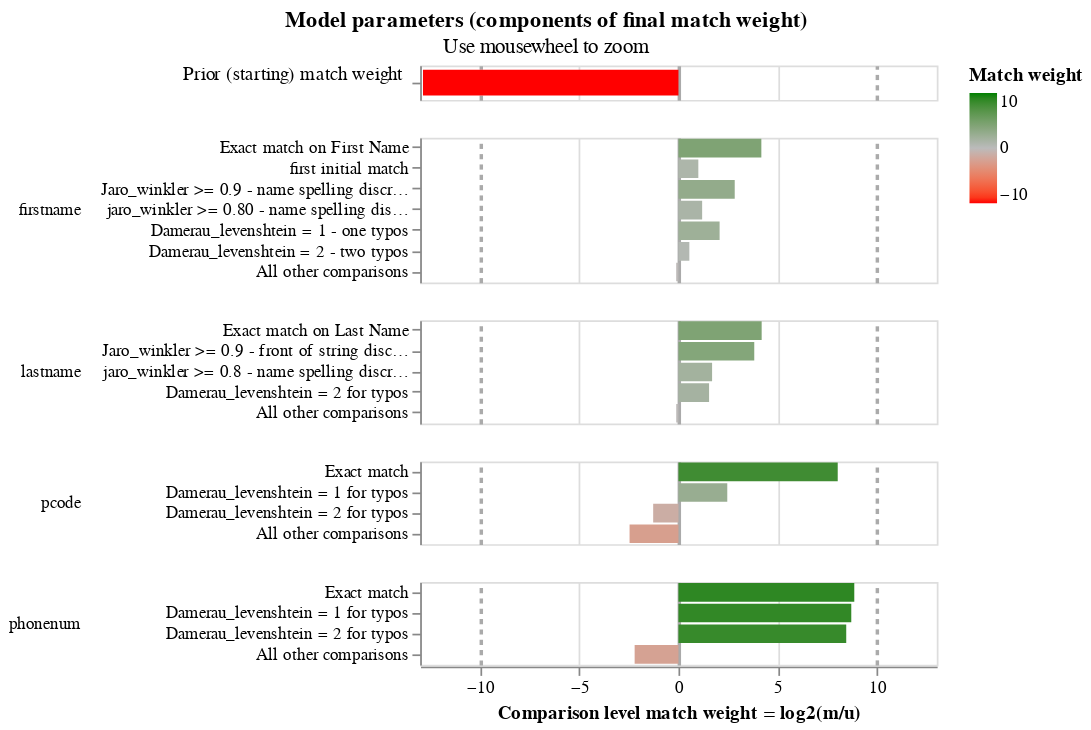

The notebook cell saved with this chart:
### Markdown cell above
Very bad all others for firstname and lastname!

### Code cell
linker.match_weights_chart()

### Figure 1 — Vega-Lite specification as saved in the notebook (floating-point values rounded to 4 significant figures)
{"$schema": "https://vega.github.io/schema/vega-lite/v5.9.3.json", "config": {"header": {"title": null}, "mark": {"tooltip": null}, "title": {"anchor": "middle"}, "view": {"continuousHeight": 300, "continuousWidth": 300, "discreteHeight": 60, "discreteWidth": 400}}, "data": {"name": "data-57833f2d157f72949d3b2d6bfb406e2a"}, "datasets": {"data-57833f2d157f72949d3b2d6bfb406e2a": [{"bayes_factor": 0.0001346, "bayes_factor_description": "The probability that two random records drawn at random match is 0.000 or one in  7,428.1 records.This is equivalent to a starting match weight of -12.859.", "comparison_name": "probability_two_random_records_match", "comparison_sort_order": -1, "comparison_vector_value": 0, "has_tf_adjustments": false, "is_null_level": false, "label_for_charts": "", "log2_bayes_factor": -12.86, "m_probability": null, "m_probability_description": null, "max_comparison_vector_value": 0, "probability_two_random_records_match": 0.0001346, "sql_condition": null, "tf_adjustment_column": null, "tf_adjustment_weight": null, "u_probability": null, "u_probability_description": null}, {"bayes_factor": 18.02, "bayes_factor_description": "If comparison level is `exact match on first name` then comparison is 18.02 times more likely to be a match", "comparison_name": "firstname", "comparison_sort_order": 0, "comparison_vector_value": 6, "has_tf_adjustments": false, "is_null_level": false, "label_for_charts": "Exact match on First Name", "log2_bayes_factor": 4.171, "m_probability": 0.05193, "m_probability_description": "Amongst matching record comparisons, 5.19% of records are in the exact match on first name comparison level", "max_comparison_vector_value": 6, "probability_two_random_records_match": 0.0001346, "sql_condition": "firstname_l = firstname_r", "tf_adjustment_column": null, "tf_adjustment_weight": 1, "u_probability": 0.002883, "u_probability_description": "Amongst non-matching record comparisons, 0.29% of records are in the exact match on first name comparison level"}, {"bayes_factor": 1.999, "bayes_factor_description": "If comparison level is `first initial match` then comparison is 2.00 times more likely to be a match", "comparison_name": "firstname", "comparison_sort_order": 0, "comparison_vector_value": 5, "has_tf_adjustments": false, "is_null_level": false, "label_for_charts": "first initial match", "log2_bayes_factor": 0.9995, "m_probability": 0.01295, "m_probability_description": "Amongst matching record comparisons, 1.30% of records are in the first initial match comparison level", "max_comparison_vector_value": 6, "probability_two_random_records_match": 0.0001346, "sql_condition": "(length(firstname_l) = 1 OR length(firstname_r) = 1 ) AND (substr(firstname_l, 1, 1) = substr(firstname_r, 1, 1))", "tf_adjustment_column": null, "tf_adjustment_weight": 1, "u_probability": 0.006477, "u_probability_description": "Amongst non-matching record comparisons, 0.65% of records are in the first initial match comparison level"}, {"bayes_factor": 7.116, "bayes_factor_description": "If comparison level is `jaro_winkler >= 0.9 - name spelling discrepancies` then comparison is 7.12 times more likely to be a match", "comparison_name": "firstname", "comparison_sort_order": 0, "comparison_vector_value": 4, "has_tf_adjustments": false, "is_null_level": false, "label_for_charts": "Jaro_winkler >= 0.9 - name spelling discrepancies", "log2_bayes_factor": 2.831, "m_probability": 0.01113, "m_probability_description": "Amongst matching record comparisons, 1.11% of records are in the jaro_winkler >= 0.9 - name spelling discrepancies comparison level", "max_comparison_vector_value": 6, "probability_two_random_records_match": 0.0001346, "sql_condition": "jaro_winkler_similarity(firstname_l, firstname_r) >= 0.9", "tf_adjustment_column": null, "tf_adjustment_weight": 1, "u_probability": 0.001564, "u_probability_description": "Amongst non-matching record comparisons, 0.16% of records are in the jaro_winkler >= 0.9 - name spelling discrepancies comparison level"}, {"bayes_factor": 2.284, "bayes_factor_description": "If comparison level is `jaro_winkler >= 0.80 - name spelling discrepancies` then comparison is 2.28 times more likely to be a match", "comparison_name": "firstname", "comparison_sort_order": 0, "comparison_vector_value": 3, "has_tf_adjustments": false, "is_null_level": false, "label_for_charts": "jaro_winkler >= 0.80 - name spelling discrepancies", "log2_bayes_factor": 1.192, "m_probability": 0.01136, "m_probability_description": "Amongst matching record comparisons, 1.14% of records are in the jaro_winkler >= 0.80 - name spelling discrepancies comparison level", "max_comparison_vector_value": 6, "probability_two_random_records_match": 0.0001346, "sql_condition": "jaro_winkler_similarity(firstname_l, firstname_r) >= 0.80", "tf_adjustment_column": null, "tf_adjustment_weight": 1, "u_probability": 0.004975, "u_probability_description": "Amongst non-matching record comparisons, 0.50% of records are in the jaro_winkler >= 0.80 - name spelling discrepancies comparison level"}, {"bayes_factor": 4.2, "bayes_factor_description": "If comparison level is `damerau_levenshtein = 1 - one typos` then comparison is 4.20 times more likely to be a match", "comparison_name": "firstname", "comparison_sort_order": 0, "comparison_vector_value": 2, "has_tf_adjustments": false, "is_null_level": false, "label_for_charts": "Damerau_levenshtein = 1 - one typos", "log2_bayes_factor": 2.071, "m_probability": 0.0003597, "m_probability_description": "Amongst matching record comparisons, 0.04% of records are in the damerau_levenshtein = 1 - one typos comparison level", "max_comparison_vector_value": 6, "probability_two_random_records_match": 0.0001346, "sql_condition": "damerau_levenshtein(firstname_l, firstname_r) <= 1", "tf_adjustment_column": null, "tf_adjustment_weight": 1, "u_probability": 8.563e-05, "u_probability_description": "Amongst non-matching record comparisons, 0.01% of records are in the damerau_levenshtein = 1 - one typos comparison level"}, {"bayes_factor": 1.462, "bayes_factor_description": "If comparison level is `damerau_levenshtein = 2 - two typos` then comparison is 1.46 times more likely to be a match", "comparison_name": "firstname", "comparison_sort_order": 0, "comparison_vector_value": 1, "has_tf_adjustments": false, "is_null_level": false, "label_for_charts": "Damerau_levenshtein = 2 - two typos", "log2_bayes_factor": 0.5477, "m_probability": 0.00725, "m_probability_description": "Amongst matching record comparisons, 0.73% of records are in the damerau_levenshtein = 2 - two typos comparison level", "max_comparison_vector_value": 6, "probability_two_random_records_match": 0.0001346, "sql_condition": "damerau_levenshtein(firstname_l, firstname_r) = 2", "tf_adjustment_column": null, "tf_adjustment_weight": 1, "u_probability": 0.00496, "u_probability_description": "Amongst non-matching record comparisons, 0.50% of records are in the damerau_levenshtein = 2 - two typos comparison level"}, {"bayes_factor": 0.9244, "bayes_factor_description": "If comparison level is `all other comparisons` then comparison is  1.08 times less likely to be a match", "comparison_name": "firstname", "comparison_sort_order": 0, "comparison_vector_value": 0, "has_tf_adjustments": false, "is_null_level": false, "label_for_charts": "All other comparisons", "log2_bayes_factor": -0.1135, "m_probability": 0.905, "m_probability_description": "Amongst matching record comparisons, 90.50% of records are in the all other comparisons comparison level", "max_comparison_vector_value": 6, "probability_two_random_records_match": 0.0001346, "sql_condition": "ELSE", "tf_adjustment_column": null, "tf_adjustment_weight": 1, "u_probability": 0.9791, "u_probability_description": "Amongst non-matching record comparisons, 97.91% of records are in the all other comparisons comparison level"}, {"bayes_factor": 18.22, "bayes_factor_description": "If comparison level is `exact match on last name` then comparison is 18.22 times more likely to be a match", "comparison_name": "lastname", "comparison_sort_order": 1, "comparison_vector_value": 4, "has_tf_adjustments": false, "is_null_level": false, "label_for_charts": "Exact match on Last Name", "log2_bayes_factor": 4.187, "m_probability": 0.05648, "m_probability_description": "Amongst matching record comparisons, 5.65% of records are in the exact match on last name comparison level", "max_comparison_vector_value": 4, "probability_two_random_records_match": 0.0001346, "sql_condition": "lastname_l = lastname_r", "tf_adjustment_column": null, "tf_adjustment_weight": 1, "u_probability": 0.0031, "u_probability_description": "Amongst non-matching record comparisons, 0.31% of records are in the exact match on last name comparison level"}, {"bayes_factor": 14.07, "bayes_factor_description": "If comparison level is `jaro_winkler >= 0.9 - front of string discrepdendies` then comparison is 14.07 times more likely to be a match", "comparison_name": "lastname", "comparison_sort_order": 1, "comparison_vector_value": 3, "has_tf_adjustments": false, "is_null_level": false, "label_for_charts": "Jaro_winkler >= 0.9 - front of string discrepdendies", "log2_bayes_factor": 3.815, "m_probability": 0.01479, "m_probability_description": "Amongst matching record comparisons, 1.48% of records are in the jaro_winkler >= 0.9 - front of string discrepdendies comparison level", "max_comparison_vector_value": 4, "probability_two_random_records_match": 0.0001346, "sql_condition": "jaro_winkler_similarity(lastname_l, lastname_r) >= 0.9", "tf_adjustment_column": null, "tf_adjustment_weight": 1, "u_probability": 0.001051, "u_probability_description": "Amongst non-matching record comparisons, 0.11% of records are in the jaro_winkler >= 0.9 - front of string discrepdendies comparison level"}, {"bayes_factor": 3.232, "bayes_factor_description": "If comparison level is `jaro_winkler >= 0.8 - name spelling discrepancies throughout str` then comparison is 3.23 times more likely to be a match", "comparison_name": "lastname", "comparison_sort_order": 1, "comparison_vector_value": 2, "has_tf_adjustments": false, "is_null_level": false, "label_for_charts": "jaro_winkler >= 0.8 - name spelling discrepancies throughout str", "log2_bayes_factor": 1.692, "m_probability": 0.008346, "m_probability_description": "Amongst matching record comparisons, 0.83% of records are in the jaro_winkler >= 0.8 - name spelling discrepancies throughout str comparison level", "max_comparison_vector_value": 4, "probability_two_random_records_match": 0.0001346, "sql_condition": "jaro_winkler_similarity(lastname_l, lastname_r) >= 0.8", "tf_adjustment_column": null, "tf_adjustment_weight": 1, "u_probability": 0.002583, "u_probability_description": "Amongst non-matching record comparisons, 0.26% of records are in the jaro_winkler >= 0.8 - name spelling discrepancies throughout str comparison level"}, {"bayes_factor": 2.91, "bayes_factor_description": "If comparison level is `damerau_levenshtein = 2 for typos` then comparison is 2.91 times more likely to be a match", "comparison_name": "lastname", "comparison_sort_order": 1, "comparison_vector_value": 1, "has_tf_adjustments": false, "is_null_level": false, "label_for_charts": "Damerau_levenshtein = 2 for typos", "log2_bayes_factor": 1.541, "m_probability": 0.00309, "m_probability_description": "Amongst matching record comparisons, 0.31% of records are in the damerau_levenshtein = 2 for typos comparison level", "max_comparison_vector_value": 4, "probability_two_random_records_match": 0.0001346, "sql_condition": "damerau_levenshtein(lastname_l, lastname_r) = 2", "tf_adjustment_column": null, "tf_adjustment_weight": 1, "u_probability": 0.001062, "u_probability_description": "Amongst non-matching record comparisons, 0.11% of records are in the damerau_levenshtein = 2 for typos comparison level"}, {"bayes_factor": 0.9251, "bayes_factor_description": "If comparison level is `all other comparisons` then comparison is  1.08 times less likely to be a match", "comparison_name": "lastname", "comparison_sort_order": 1, "comparison_vector_value": 0, "has_tf_adjustments": false, "is_null_level": false, "label_for_charts": "All other comparisons", "log2_bayes_factor": -0.1123, "m_probability": 0.9179, "m_probability_description": "Amongst matching record comparisons, 91.79% of records are in the all other comparisons comparison level", "max_comparison_vector_value": 4, "probability_two_random_records_match": 0.0001346, "sql_condition": "ELSE", "tf_adjustment_column": null, "tf_adjustment_weight": 1, "u_probability": 0.9922, "u_probability_description": "Amongst non-matching record comparisons, 99.22% of records are in the all other comparisons comparison level"}, {"bayes_factor": 258.7, "bayes_factor_description": "If comparison level is `exact match` then comparison is 258.73 times more likely to be a match", "comparison_name": "pcode", "comparison_sort_order": 2, "comparison_vector_value": 3, "has_tf_adjustments": false, "is_null_level": false, "label_for_charts": "Exact match", "log2_bayes_factor": 8.015, "m_probability": 0.7212, "m_probability_description": "Amongst matching record comparisons, 72.12% of records are in the exact match comparison level", "max_comparison_vector_value": 3, "probability_two_random_records_match": 0.0001346, "sql_condition": "pcode_l=pcode_r", "tf_adjustment_column": null, "tf_adjustment_weight": 1, "u_probability": 0.002787, "u_probability_description": "Amongst non-matching record comparisons, 0.28% of records are in the exact match comparison level"}, {"bayes_factor": 5.488, "bayes_factor_description": "If comparison level is `damerau_levenshtein = 1 for typos` then comparison is 5.49 times more likely to be a match", "comparison_name": "pcode", "comparison_sort_order": 2, "comparison_vector_value": 2, "has_tf_adjustments": false, "is_null_level": false, "label_for_charts": "Damerau_levenshtein = 1 for typos", "log2_bayes_factor": 2.456, "m_probability": 0.08028, "m_probability_description": "Amongst matching record comparisons, 8.03% of records are in the damerau_levenshtein = 1 for typos comparison level", "max_comparison_vector_value": 3, "probability_two_random_records_match": 0.0001346, "sql_condition": "damerau_levenshtein(pcode_l, pcode_r) = 1", "tf_adjustment_column": null, "tf_adjustment_weight": 1, "u_probability": 0.01463, "u_probability_description": "Amongst non-matching record comparisons, 1.46% of records are in the damerau_levenshtein = 1 for typos comparison level"}, {"bayes_factor": 0.4139, "bayes_factor_description": "If comparison level is `damerau_levenshtein = 2 for typos` then comparison is  2.42 times less likely to be a match", "comparison_name": "pcode", "comparison_sort_order": 2, "comparison_vector_value": 1, "has_tf_adjustments": false, "is_null_level": false, "label_for_charts": "Damerau_levenshtein = 2 for typos", "log2_bayes_factor": -1.273, "m_probability": 0.03318, "m_probability_description": "Amongst matching record comparisons, 3.32% of records are in the damerau_levenshtein = 2 for typos comparison level", "max_comparison_vector_value": 3, "probability_two_random_records_match": 0.0001346, "sql_condition": "damerau_levenshtein(pcode_l, pcode_r) = 2", "tf_adjustment_column": null, "tf_adjustment_weight": 1, "u_probability": 0.08017, "u_probability_description": "Amongst non-matching record comparisons, 8.02% of records are in the damerau_levenshtein = 2 for typos comparison level"}, {"bayes_factor": 0.1816, "bayes_factor_description": "If comparison level is `all other comparisons` then comparison is  5.51 times less likely to be a match", "comparison_name": "pcode", "comparison_sort_order": 2, "comparison_vector_value": 0, "has_tf_adjustments": false, "is_null_level": false, "label_for_charts": "All other comparisons", "log2_bayes_factor": -2.461, "m_probability": 0.1639, "m_probability_description": "Amongst matching record comparisons, 16.39% of records are in the all other comparisons comparison level", "max_comparison_vector_value": 3, "probability_two_random_records_match": 0.0001346, "sql_condition": "ELSE", "tf_adjustment_column": null, "tf_adjustment_weight": 1, "u_probability": 0.9024, "u_probability_description": "Amongst non-matching record comparisons, 90.24% of records are in the all other comparisons comparison level"}, {"bayes_factor": 461.0, "bayes_factor_description": "If comparison level is `exact match` then comparison is 460.97 times more likely to be a match", "comparison_name": "phonenum", "comparison_sort_order": 3, "comparison_vector_value": 3, "has_tf_adjustments": false, "is_null_level": false, "label_for_charts": "Exact match", "log2_bayes_factor": 8.849, "m_probability": 0.6925, "m_probability_description": "Amongst matching record comparisons, 69.25% of records are in the exact match comparison level", "max_comparison_vector_value": 3, "probability_two_random_records_match": 0.0001346, "sql_condition": "phonenum_l=phonenum_r", "tf_adjustment_column": null, "tf_adjustment_weight": 1, "u_probability": 0.001502, "u_probability_description": "Amongst non-matching record comparisons, 0.15% of records are in the exact match comparison level"}, {"bayes_factor": 415.1, "bayes_factor_description": "If comparison level is `damerau_levenshtein = 1 for typos` then comparison is 415.06 times more likely to be a match", "comparison_name": "phonenum", "comparison_sort_order": 3, "comparison_vector_value": 2, "has_tf_adjustments": false, "is_null_level": false, "label_for_charts": "Damerau_levenshtein = 1 for typos", "log2_bayes_factor": 8.697, "m_probability": 0.07512, "m_probability_description": "Amongst matching record comparisons, 7.51% of records are in the damerau_levenshtein = 1 for typos comparison level", "max_comparison_vector_value": 3, "probability_two_random_records_match": 0.0001346, "sql_condition": "damerau_levenshtein(phonenum_l, phonenum_r) = 1", "tf_adjustment_column": null, "tf_adjustment_weight": 1, "u_probability": 0.000181, "u_probability_description": "Amongst non-matching record comparisons, 0.02% of records are in the damerau_levenshtein = 1 for typos comparison level"}, {"bayes_factor": 348.1, "bayes_factor_description": "If comparison level is `damerau_levenshtein = 2 for typos` then comparison is 348.11 times more likely to be a match", "comparison_name": "phonenum", "comparison_sort_order": 3, "comparison_vector_value": 1, "has_tf_adjustments": false, "is_null_level": false, "label_for_charts": "Damerau_levenshtein = 2 for typos", "log2_bayes_factor": 8.443, "m_probability": 0.016, "m_probability_description": "Amongst matching record comparisons, 1.60% of records are in the damerau_levenshtein = 2 for typos comparison level", "max_comparison_vector_value": 3, "probability_two_random_records_match": 0.0001346, "sql_condition": "damerau_levenshtein(phonenum_l, phonenum_r) = 2", "tf_adjustment_column": null, "tf_adjustment_weight": 1, "u_probability": 4.598e-05, "u_probability_description": "Amongst non-matching record comparisons, 0.00% of records are in the damerau_levenshtein = 2 for typos comparison level"}, {"bayes_factor": 0.2168, "bayes_factor_description": "If comparison level is `all other comparisons` then comparison is  4.61 times less likely to be a match", "comparison_name": "phonenum", "comparison_sort_order": 3, "comparison_vector_value": 0, "has_tf_adjustments": false, "is_null_level": false, "label_for_charts": "All other comparisons", "log2_bayes_factor": -2.206, "m_probability": 0.2164, "m_probability_description": "Amongst matching record comparisons, 21.64% of records are in the all other comparisons comparison level", "max_comparison_vector_value": 3, "probability_two_random_records_match": 0.0001346, "sql_condition": "ELSE", "tf_adjustment_column": null, "tf_adjustment_weight": 1, "u_probability": 0.9983, "u_probability_description": "Amongst non-matching record comparisons, 99.83% of records are in the all other comparisons comparison level"}]}, "params": [{"bind": "scales", "name": "mouse_zoom", "select": {"encodings": ["x"], "type": "interval"}, "views": []}], "resolve": {"axis": {"y": "independent"}, "scale": {"y": "independent"}}, "title": {"subtitle": "Use mousewheel to zoom", "text": "Model parameters (components of final match weight)"}, "vconcat": [{"encoding": {"color": {"field": "log2_bayes_factor", "scale": {"domain": [-10, 0, 10], "interpolate": "lab", "range": ["red", "#bbbbbb", "green"]}, "title": "Match weight", "type": "quantitative"}, "tooltip": [{"field": "comparison_name", "title": "Comparison name", "type": "nominal"}, {"field": "probability_two_random_records_match", "format": ".4f", "title": "Probability two random records match", "type": "nominal"}, {"field": "log2_bayes_factor", "format": ",.4f", "title": "Equivalent match weight", "type": "quantitative"}, {"field": "bayes_factor_description", "title": "Match weight description", "type": "nominal"}], "x": {"axis": {"domain": false, "gridColor": {"condition": {"test": "abs(datum.value / 10)  <= 1 & datum.value % 10 === 0", "value": "#aaa"}, "value": "#ddd"}, "gridDash": {"condition": {"test": "abs(datum.value / 10) == 1", "value": [3]}, "value": null}, "gridWidth": {"condition": {"test": "abs(datum.value / 10)  <= 1 & datum.value % 10 === 0", "value": 2}, "value": 1}, "labels": false, "ticks": false, "title": ""}, "field": "log2_bayes_factor", "scale": {"domain": [-13, 13]}, "type": "quantitative"}, "y": {"axis": {"title": "Prior (starting) match weight", "titleAlign": "right", "titleAngle": 0, "titleFontWeight": "normal"}, "field": "label_for_charts", "sort": {"field": "comparison_vector_value", "order": "descending"}, "type": "nominal"}}, "height": 20, "mark": {"clip": true, "height": 15, "type": "bar"}, "transform": [{"filter": "(datum.comparison_name == 'probability_two_random_records_match')"}]}, {"encoding": {"color": {"field": "log2_bayes_factor", "scale": {"domain": [-10, 0, 10], "interpolate": "lab", "range": ["red", "#bbbbbb", "green"]}, "title": "Match weight", "type": "quantitative"}, "row": {"field": "comparison_name", "header": {"labelAlign": "left", "labelAnchor": "middle", "labelAngle": 0}, "sort": {"field": "comparison_sort_order"}, "type": "nominal"}, "tooltip": [{"field": "comparison_name", "title": "Comparison name", "type": "nominal"}, {"field": "label_for_charts", "title": "Label", "type": "ordinal"}, {"field": "sql_condition", "title": "SQL condition", "type": "nominal"}, {"field": "m_probability", "format": ".4f", "title": "M probability", "type": "quantitative"}, {"field": "u_probability", "format": ".4f", "title": "U probability", "type": "quantitative"}, {"field": "bayes_factor", "format": ",.4f", "title": "Bayes factor = m/u", "type": "quantitative"}, {"field": "log2_bayes_factor", "format": ",.4f", "title": "Match weight = log2(m/u)", "type": "quantitative"}, {"field": "bayes_factor_description", "title": "Match weight description", "type": "nominal"}], "x": {"axis": {"gridColor": {"condition": {"test": "abs(datum.value / 10)  <= 1 & datum.value % 10 === 0", "value": "#aaa"}, "value": "#ddd"}, "gridDash": {"condition": {"test": "abs(datum.value / 10) == 1", "value": [3]}, "value": null}, "gridWidth": {"condition": {"test": "abs(datum.value / 10)  <= 1 & datum.value % 10 === 0", "value": 2}, "value": 1}, "title": "Comparison level match weight = log2(m/u)"}, "field": "log2_bayes_factor", "scale": {"domain": [-13, 13]}, "type": "quantitative"}, "y": {"axis": {"title": null}, "field": "label_for_charts", "sort": {"field": "comparison_vector_value", "order": "descending"}, "type": "nominal"}}, "height": {"step": 12}, "mark": {"clip": true, "type": "bar"}, "resolve": {"axis": {"y": "independent"}, "scale": {"y": "independent"}}, "transform": [{"filter": "(datum.comparison_name != 'probability_two_random_records_match')"}]}]}
